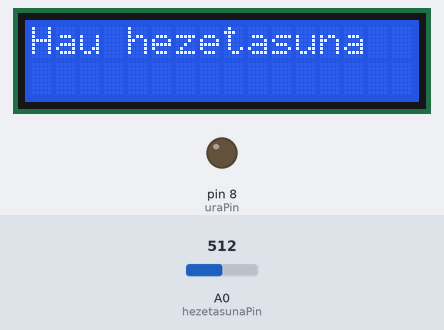
The sketch below on a simulated Arduino Uno, built with avr-gcc and run on an emulated ATmega328P. On the bench: 16×2 character LCD, output pins drawn as LEDs (lit = HIGH). The inputs (shaded band) are chosen by the test bench; at power-on: A0 (hezetasunaPin) = 512. What the sketch prints to the serial monitor is not drawn.

Above: at 1.2 s.
1.3 s: A0 (hezetasunaPin) set to 306
At 4.2 s:
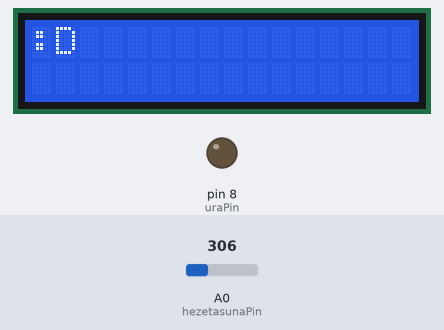
4.5 s: A0 (hezetasunaPin) set to 287
At 7.1 s:
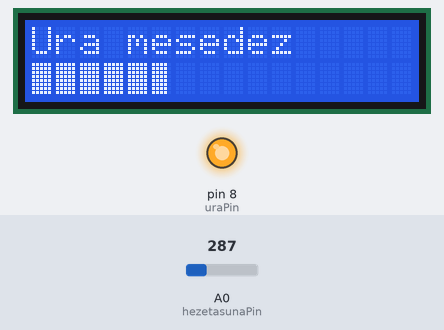
8.6 s: A0 (hezetasunaPin) set to 64
At 12.5 s:
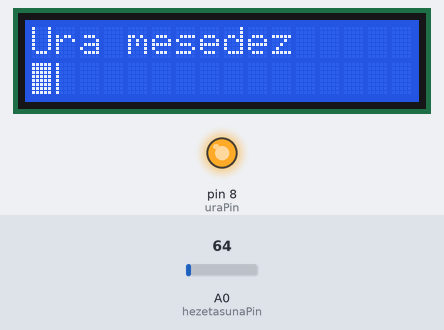
12.7 s: A0 (hezetasunaPin) set to 56
At 16.6 s:
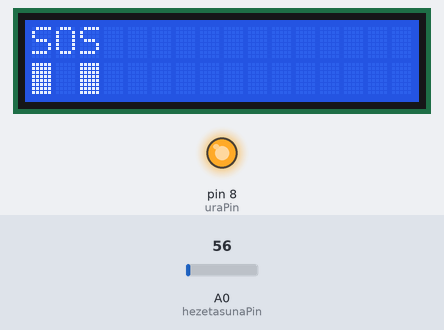
16.8 s: A0 (hezetasunaPin) set to 710
At 18.9 s:
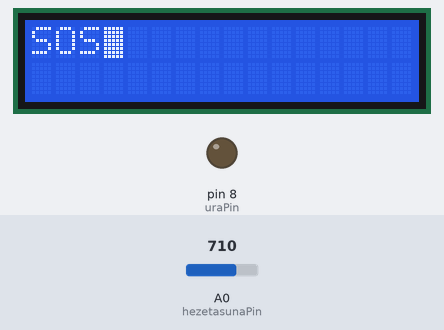
20.9 s: A0 (hezetasunaPin) set to 716
At 21.9 s:
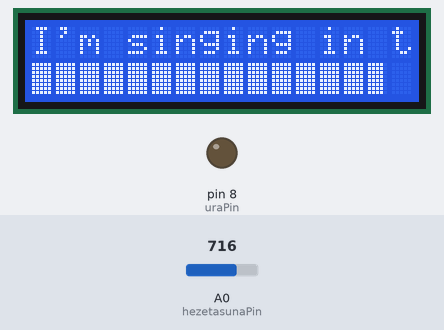
Timing chart, 0 to 23.9 s (numbered marks = the images above; inputs shaded):
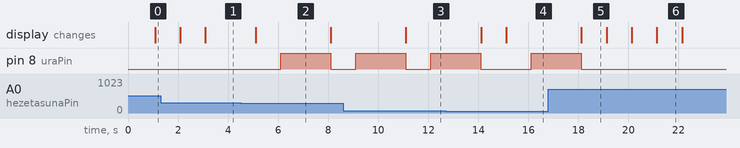

The sketch:

Arduino-Plant-Feeder.ino
```cpp
// include the library code:
#include <LiquidCrystal.h>
#include <LcdBarGraph.h>


//konstanteak
const int hezetasunaPin = A0;   // Hezetasun sentsorearen PIN analogikoa
const int uraPin =  8;          // Ur bonba aktibatzeko PIN digitala
const int urMantenua = 3;       // 5-etik 1era
const int hezetasunMax = 774;   // Hezetsun sentsorearen balio maximoa
byte lcdNumCols = 16;           // BarGrapph konstantea pantailaren luzeera zehazteko
byte sensorPin = 0;             // -- value for this example


//aldagaiak
int hezetasuna = 0;
int egoeraBerria = 0;
int egoeraZaharra = 0;
String testua = "";

LiquidCrystal lcd(12, 11, 5, 4, 3, 2);
LcdBarGraph lbg(&lcd, 16, 0, 1);  // -- creating bargraph instance,
                                    // format is (&lcd, lcdNumCols, start X, start Y).
                                    // So (&lcd, 16, 0, 1) would set the bargraph length to 16 columns
                                    // and start the bargraph at column 0 on row 1.
void setup() {

  // LCD pantaila hobespenak zehaztu
  lcd.begin(16, 2);

  // Hasierako mezua idatzi
  lcd.print("Sistema pizten...");

  // PINak zehaztu
  pinMode(hezetasunaPin, INPUT);
  pinMode(uraPin, OUTPUT);

  // Serie komunikazioaren datu transferentzia 9600 bps-tara zehaztu
  Serial.begin(9600);
}

void loop() {

  // Hezetasun sentsorea irakurri:
  hezetasuna = analogRead(hezetasunaPin);

  // Serie monitorean zerrendatuko ditugu sentsorearen balioak
  Serial.println(hezetasuna);

  // Blink efektua ezeztatu (ondoren aktibatuko dugu behar izan ezkero)
  lcd.noBlink();

  // IF blokea: sentsorearen
  if (hezetasuna >= 700 ) {
    egoeraBerria = 5;
  }

  else if ( hezetasuna >= 500 &&
            hezetasuna < 700 ) {
    egoeraBerria = 4;
  }

  else if ( hezetasuna >= 300 &&
            hezetasuna < 500 ) {
    egoeraBerria = 3;
  }

  else if ( hezetasuna >= 60 &&
            hezetasuna < 300 ) {
    egoeraBerria = 2;
  }

  else if ( hezetasuna < 60 ) {
    egoeraBerria= 1;
    lcd.blink();
  }

  // egoerak konparatu sentsore erroreak sahiesteko eta
  // mantendu nahi dugun ur maila baino txikiagoa bada, ur bonba aktibatu
  if ( (egoeraBerria == egoeraZaharra) &&
       (egoeraBerria < urMantenua) ){
      digitalWrite(uraPin, HIGH);
      delay(2000);
      digitalWrite(uraPin, LOW);
    }

    switch (egoeraBerria) {
    case 5:
      testua = "I'm singing in the rain!";
      break;
    case 4:
      testua= "Hau hezetasuna";
      break;
    case 3:
      testua= ":D";
      break;
    case 2:
      testua= "Ura mesedez";
      break;
    case 1:
      testua= "SOS";
      break;
    default:

    break;
  }


  // Pantaila garbitu
  lcd.clear();
  // Kurtsorea 0,0 koordenatuetan kokatzen dugu
  lcd.setCursor(0, 0);
  // Pantailan testua idatzi
  lcd.print(testua);
  lbg.drawValue( hezetasuna, hezetasunMax);
  // egoera zaharra gorde
  egoeraZaharra = egoeraBerria;

  delay(1000);

}
```

Measured:
- the behaviour switches between 300 and 299 on A0 (hezetasunaPin) (found by bisection; images 1 and 2)
- the behaviour switches between 60 and 59 on A0 (hezetasunaPin) (found by bisection; images 3 and 4)
- after the input at 1.3 s, the display: first changes after 0.79 s (image 1 shows a later state)
- after the input at 4.5 s, pin 8 (uraPin): LOW → HIGH after 1.6 s, → LOW 2.0 s later; the display: changes after 0.60 s (image 2)
- after the input at 8.6 s, the display: changes after 2.5 s (image 3)
- after the input at 12.7 s, the display: first differs from a run without the input after 2.4 s (image 4)
- after the input at 16.8 s, pin 8 (uraPin): goes on until 18.1 s, then stays LOW
- after the input at 20.9 s, the display: changes after 0.24 s (image 6)
